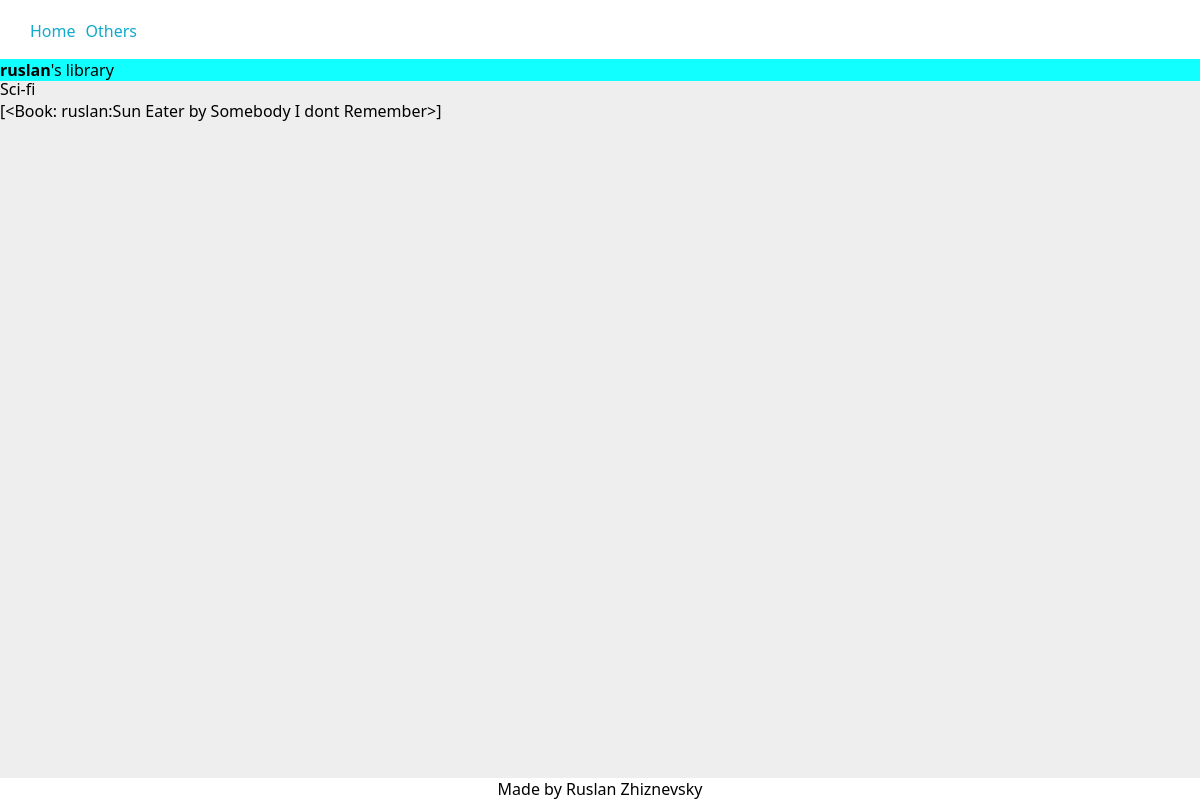
/users/ruslan/Sci-fi/ (signed in), run on the app's committed database.
### users/models.py (models this page shows)
class User(AbstractBaseUser, PermissionsMixin):
    def get_profile_picture_upload_path(instance, filename):
        return f"profile_pictures/{instance.username}/{filename}"
    username = models.CharField(
        verbose_name="username",
        primary_key=True,
        unique=True,
        blank=False,
        null=False,     # don't set True if blank=True
        max_length=20,
        help_text="unique username",
        validators=[MinLengthValidator(3)],
    )
    email = models.EmailField(
        verbose_name="email",
        help_text="active email for connection with this account",
        max_length=255,
        unique=True,
        blank=False,
        null=False,
    )
    profile_picture = models.ImageField(
        verbose_name="profile picture",
        help_text="profile picture",
        upload_to=get_profile_picture_upload_path,
        max_length=255,
        blank=True,
        null=True,
        default=None,
    )
    to_show = models.BooleanField(
        verbose_name="to show",
        help_text="if this flag is set to False "
                  "user won't be listed in any public listings",
        default=True,
    )
    is_active = models.BooleanField(default=True)
    is_staff = models.BooleanField(default=False)
    USERNAME_FIELD = "username"
    EMAIL_FIELD = "email"
    REQUIRED_FIELDS = ["email"]
    objects = UserManager()
    def __str__(self):
        return self.username

### library/models.py (models this page shows, shortened)
class BookCategory(models.Model):
    def _last_position():
        field = "position"
        _dict = BookCategory.objects.aggregate(models.Max(field, default=0))
        return _dict[f"{field}__max"] + 1
    user = models.ForeignKey(
        settings.AUTH_USER_MODEL,
        verbose_name="user",
        help_text="user, to whom add category",
        on_delete=models.CASCADE,
        related_name="book_categories",
        related_query_name="book_category",
    )
    category_name = models.CharField(
        verbose_name="category_name",
        help_text="category of the book(fantasy, horror, etc.)",
        max_length=20,
        blank=False,
        null=False,
    )
    position = models.PositiveIntegerField(
        default=_last_position,
        verbose_name="position",
        help_text="position in the list of categories",
        blank=False,
        null=False,
    )
    class Meta:
        constraints = [
            models.UniqueConstraint(
                name="%(app_label)s_%(class)s_user_and_category_unique",
                fields=["user", "category_name"]
            ),
            models.UniqueConstraint(
                fields=["user", "position"],
                name="%(app_label)s_%(class)s_user_and_postion_unique",
            )
        ]

class Book(models.Model):
    user = models.ForeignKey(
        settings.AUTH_USER_MODEL,
        verbose_name="user",
        help_text="user who has this book in their library",
        on_delete=models.CASCADE,
        related_name="books",
        related_query_name="book",
        null=False,
        blank=False,
    )
    title = models.CharField(
        verbose_name="title",
        help_text="title of the book",
        max_length=60,
        blank=True,
        null=False,
        unique=False,
    )
    author = models.CharField(
        verbose_name="author",
        help_text="author of the book",
        max_length=60,
        blank=True,
        null=False,
        unique=False,
    )
    started = models.DateField(
        verbose_name="started",
        help_text="date when started reading",
        default=datetime.date.today,
        editable=True,
        blank=True,
        null=True,
    )
    finished = models.DateField(
        verbose_name="finished",
        help_text="date when finished reading",
        editable=True,
        blank=True,
        null=True,
        default=None,
    )
    rating = models.PositiveIntegerField(
        verbose_name="rating",
        help_text="book rating from 1 to 10",
        blank=True,
        null=True,
        default=None,
        validators=[MaxValueValidator(10), MinValueValidator(1)],
    )
    comment = models.TextField(
        verbose_name="comment",
        help_text="comment on this book. Is it bad? Good?",
        blank=True,
    )
    category = models.ForeignKey(
        "BookCategory",
        on_delete=models.CASCADE,
        verbose_name="category",
    )
    def _get_bookfile_upload_path(instance, filename):
        return f"books/{instance.user}/{instance.author}_{instance.title}/{filename}"
    file = models.FileField(
        verbose_name="book file",
        help_text="book file to upload",
        upload_to=_get_bookfile_upload_path,
        blank=True,
        null=True,
        default=None,
    )
    def _get_coverfile_upload_path(instance, filename):
        return f"books/{instance.user}/{instance.author}_{instance.title}/{filename}"
    cover = models.ImageField(
        verbose_name="cover image",
        help_text="image of the cover of the book",
        upload_to=_get_coverfile_upload_path,
        blank=True,
        null=True,
        default=None,
    )
    def __str__(self):
        return f"{self.user}:{self.title} by {self.author}"
    class Meta:
        constraints = [
            models.CheckConstraint(
                check=~models.Q(started__gt=models.F("finished")),
                name="%(app_label)s_%(class)s_finished_before_started"
            ),
            models.UniqueConstraint(
                fields=["user", "title", "author"],
                name="%(app_label)s_%(class)s_user_title_author_unique",
            )
        ]

### library/views.py (the view)
# urls.py: path("users/<str:username>/<str:category>/", views.category, name="someones_category"),
@login_required
def category(request, category, username=None):
    books_by_categories, viewed_user = _get_books_by_categories_and_viewed_user(request, username)
    try:
        books = books_by_categories[category]
    except KeyError:
        raise Http404
    context = {
        "user": request.user,
        "viewed_user": viewed_user,
        "category": category,
        "books": books,
    }
    return render(request, "category.html", context=context)

### library/views.py (called while the page is built)
def _sort_user_books_by_categories(user):
    books = user.books.all()
    books_by_categories = OrderedDict()
    category_objs = BookCategory.objects.filter(user=user).order_by("position")
    for category in [category_obj.category_name for category_obj in category_objs]:
        books_by_categories[category] = []
    for book in books:
        category_obj = book.category
        books_by_categories[category_obj.category_name] += [book]
    return books_by_categories

def _get_books_by_categories_and_viewed_user(request, username):
    if username is None:
        books_by_categories = _sort_user_books_by_categories(request.user)
        viewed_user = None
    else:
        viewed_user = get_object_or_404(User, username=username)
        books_by_categories = _sort_user_books_by_categories(viewed_user)
    return books_by_categories, viewed_user

### library/templates/category.html
{% extends 'base.html' %}
{% block content %}
    {{ category }}
    <br>
    {{ books }}
{% endblock content %}

### library/templates/base.html (shortened to what this page needs)
{% load static %}
<!DOCTYPE html>
<html lang="en">
    <head>
        <link rel="stylesheet" href="{% static 'library/base.css' %}">
    </head>
    <body>
        <header>
            {% block header %}
            <nav id="nav_top">
                <ul>
                    <li><a href="{% url 'your_all_books' %}">Home</a></li>
                    <li><a href="{% url 'users_list' %}">Others</a></li>
                </ul>
            </nav>
            {% endblock header %}
        </header>
        <main>
            {% if viewed_user is not None %}
            <div class="viewed_user">
                <b>{{ viewed_user }}</b>'s library
            </div>
            {% endif %}
            {% block content %}
            {% endblock content %}
        </main>
        {% block footer %}
        <footer>
            Made by Ruslan Zhiznevsky
        </footer>
        {% endblock footer %}
    </body>
</html>

### library/static/library/base.css (style rules this page uses)
html { margin: 0; padding: 0; scroll-behavior: smooth; }
body { font-family: 'Segoe UI', Tahoma, Geneva, Verdana, sans-serif; margin: 0; padding: 0; box-sizing: border-box; background: #eee; }
header { position: fixed; top: 0; width: 100vw; }
#nav_top { background-color: #fff; }
#nav_top ul { display: flex; justify-content: flex-start; padding: 20px; margin: auto; }
li { list-style: none; padding-left: 10px; }
main { width: min-content; min-width: 100vw; padding-top: 78px; }
.viewed_user { background: #1ff; position: fixed; top: 59px; width: 100vw; }
header a { text-decoration: none; color: #1ac }
a { text-decoration: none; color: white; }
footer { position: fixed; background: #fff; bottom: 0; width: 100vw; text-align: center; }

### data on the page
User: username "ruslan"
BookCategory: category_name "Sci-fi"
Book: user+title+author "[<Book: ruslan:Sun Eater by Somebody I dont Remember>]"
